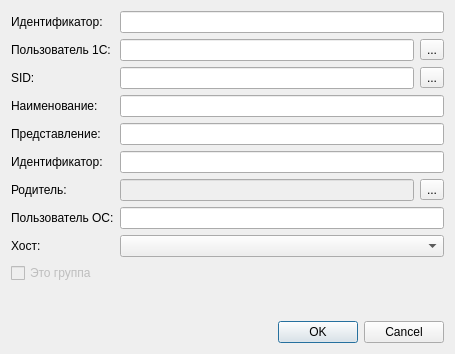
<?xml version="1.0" encoding="UTF-8"?>
<ui version="4.0">
 <class>DialogEdit</class>
 <widget class="QDialog" name="DialogEdit">
  <property name="geometry">
   <rect>
    <x>0</x>
    <y>0</y>
    <width>455</width>
    <height>354</height>
   </rect>
  </property>
  <property name="windowTitle">
   <string>Dialog</string>
  </property>
  <layout class="QGridLayout" name="gridLayout_2">
   <item row="1" column="0">
    <widget class="QDialogButtonBox" name="buttonBox">
     <property name="orientation">
      <enum>Qt::Horizontal</enum>
     </property>
     <property name="standardButtons">
      <set>QDialogButtonBox::Cancel|QDialogButtonBox::Ok</set>
     </property>
    </widget>
   </item>
   <item row="0" column="0">
    <layout class="QGridLayout" name="gridLayout">
     <item row="9" column="0">
      <widget class="QCheckBox" name="chIsGroup">
       <property name="enabled">
        <bool>false</bool>
       </property>
       <property name="text">
        <string>Это группа</string>
       </property>
      </widget>
     </item>
     <item row="6" column="2">
      <layout class="QHBoxLayout" name="horizontalLayout">
       <item>
        <widget class="QLineEdit" name="txtParent">
         <property name="enabled">
          <bool>false</bool>
         </property>
        </widget>
       </item>
       <item>
        <widget class="QToolButton" name="btnSetRoot">
         <property name="text">
          <string>...</string>
         </property>
         <property name="icon">
          <iconset resource="ba_resurses.qrc">
           <normaloff>:/img/clear.ico</normaloff>:/img/clear.ico</iconset>
         </property>
        </widget>
       </item>
      </layout>
     </item>
     <item row="6" column="0">
      <widget class="QLabel" name="label_2">
       <property name="text">
        <string>Родитель:</string>
       </property>
      </widget>
     </item>
     <item row="0" column="2">
      <widget class="QLineEdit" name="lblUUID">
       <property name="enabled">
        <bool>true</bool>
       </property>
       <property name="readOnly">
        <bool>true</bool>
       </property>
      </widget>
     </item>
     <item row="0" column="0">
      <widget class="QLabel" name="label">
       <property name="text">
        <string>Идентификатор:</string>
       </property>
      </widget>
     </item>
     <item row="2" column="2">
      <layout class="QHBoxLayout" name="horizontalLayout_2">
       <item>
        <widget class="QLineEdit" name="txtSid"/>
       </item>
       <item>
        <widget class="QToolButton" name="btnSelectSid">
         <property name="toolTip">
          <string>Выбрать пользователя системы</string>
         </property>
         <property name="text">
          <string>...</string>
         </property>
         <property name="icon">
          <iconset resource="ba_resurses.qrc">
           <normaloff>:/img/link.png</normaloff>:/img/link.png</iconset>
         </property>
        </widget>
       </item>
      </layout>
     </item>
     <item row="1" column="0">
      <widget class="QLabel" name="lblParentUserName">
       <property name="text">
        <string>Пользователь 1С:</string>
       </property>
      </widget>
     </item>
     <item row="1" column="2">
      <layout class="QHBoxLayout" name="parentUserhLayout">
       <item>
        <widget class="QLineEdit" name="txtParentUserName"/>
       </item>
       <item>
        <widget class="QToolButton" name="btnSelectUser">
         <property name="text">
          <string>...</string>
         </property>
         <property name="icon">
          <iconset resource="ba_resurses.qrc">
           <normaloff>:/img/link.png</normaloff>:/img/link.png</iconset>
         </property>
        </widget>
       </item>
      </layout>
     </item>
     <item row="7" column="0">
      <widget class="QLabel" name="lblSystemUser">
       <property name="text">
        <string>Пользователь ОС:</string>
       </property>
      </widget>
     </item>
     <item row="8" column="0">
      <widget class="QLabel" name="lblHost">
       <property name="text">
        <string>Хост:</string>
       </property>
      </widget>
     </item>
     <item row="2" column="0">
      <widget class="QLabel" name="lblSid">
       <property name="text">
        <string>SID:</string>
       </property>
      </widget>
     </item>
     <item row="7" column="2">
      <widget class="QLineEdit" name="txtSystemUser"/>
     </item>
     <item row="4" column="2">
      <widget class="QLineEdit" name="txtSecond"/>
     </item>
     <item row="3" column="0">
      <widget class="QLabel" name="label_3">
       <property name="text">
        <string>Наименование:</string>
       </property>
      </widget>
     </item>
     <item row="10" column="2">
      <spacer name="verticalSpacer">
       <property name="orientation">
        <enum>Qt::Vertical</enum>
       </property>
       <property name="sizeHint" stdset="0">
        <size>
         <width>20</width>
         <height>40</height>
        </size>
       </property>
      </spacer>
     </item>
     <item row="4" column="0">
      <widget class="QLabel" name="label_4">
       <property name="text">
        <string>Представление:</string>
       </property>
      </widget>
     </item>
     <item row="3" column="2">
      <widget class="QLineEdit" name="txtFirst"/>
     </item>
     <item row="8" column="2">
      <widget class="QComboBox" name="cmbHosts"/>
     </item>
     <item row="5" column="0">
      <widget class="QLabel" name="lblUuid_user">
       <property name="text">
        <string>Идентификатор:</string>
       </property>
      </widget>
     </item>
     <item row="5" column="2">
      <widget class="QLineEdit" name="txtUUID_user">
       <property name="readOnly">
        <bool>true</bool>
       </property>
      </widget>
     </item>
    </layout>
   </item>
  </layout>
 </widget>
 <resources>
  <include location="ba_resurses.qrc"/>
 </resources>
 <connections>
  <connection>
   <sender>buttonBox</sender>
   <signal>accepted()</signal>
   <receiver>DialogEdit</receiver>
   <slot>accept()</slot>
   <hints>
    <hint type="sourcelabel">
     <x>248</x>
     <y>254</y>
    </hint>
    <hint type="destinationlabel">
     <x>157</x>
     <y>274</y>
    </hint>
   </hints>
  </connection>
  <connection>
   <sender>buttonBox</sender>
   <signal>rejected()</signal>
   <receiver>DialogEdit</receiver>
   <slot>reject()</slot>
   <hints>
    <hint type="sourcelabel">
     <x>316</x>
     <y>260</y>
    </hint>
    <hint type="destinationlabel">
     <x>286</x>
     <y>274</y>
    </hint>
   </hints>
  </connection>
 </connections>
</ui>
